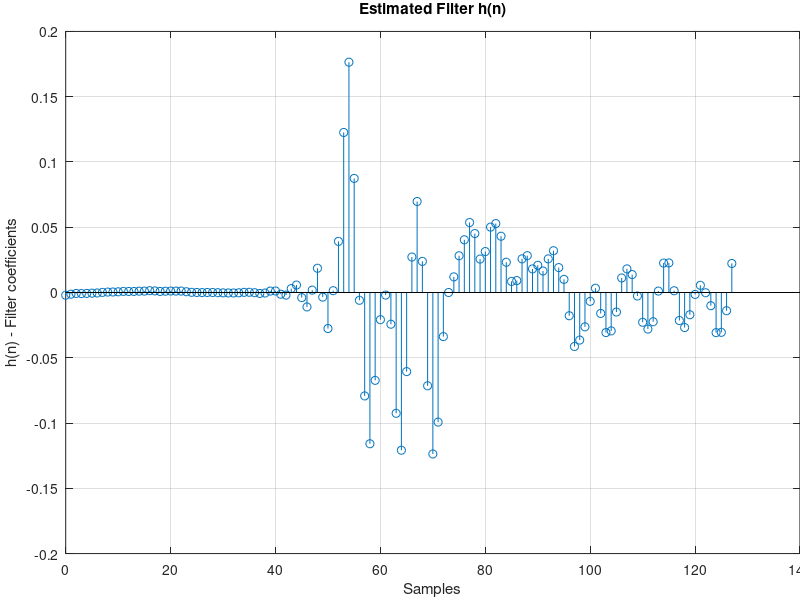
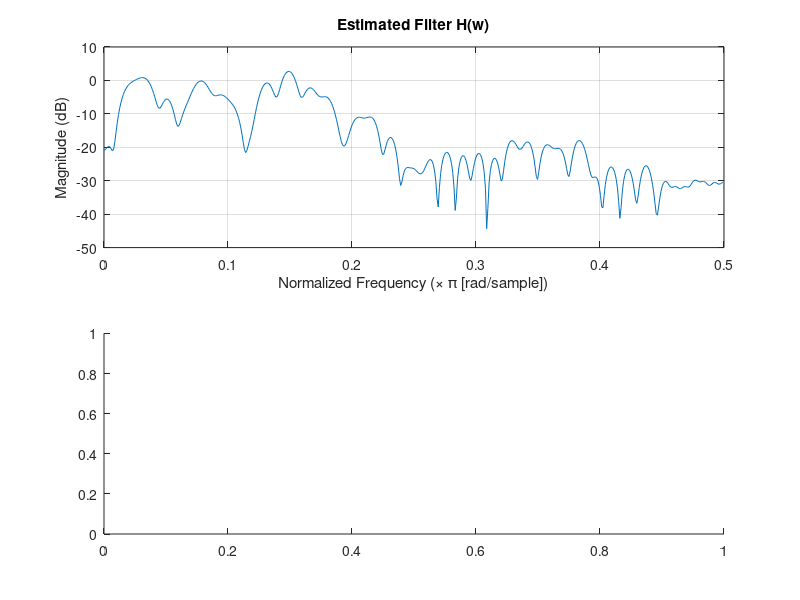

These charts were generated, in order, by the following MATLAB code: (Note: this script raises an error after producing the figures.)

close all;
clc;

h_sin2bb =  [.0022823;
        -.010765;
        -.0189942;
        -.0195269;
        -.0127164;
        -.0050975;
        -.0017596;
        -.00582499;
        -.0134492;
        -.0164455;
        -.0113123;
        .000107059;
        .00946507;
        .00919206;
        -.00113415;
        -.0136399;
        -.0193547;
        -.0160719;
        -.00486039;
        .00508724;
        .00734249;
        .000880262;
        -.0118541;
        -.0200359;
        -.0210711;
        -.0160359;
        -.0103424;
        -.0137948;
        -.0215754;
        -.0265345;
        -.026134;
        -.013655;
        .00329941;
        .0157144;
        .0247854;
        .0250871;
        .0224221;
        .0220214;
        .0199585;
        .019713;
        .0172629;
        .013539;
        .0161644;
        .0245833;
        .0343161;
        .0399742;
        .0402139;
        .0361113;
        .0344097;
        .0384114;
        .0405739;
        .0375015;
        .0298062;
        .0118903;
        -.0148933;
        -.0480136;
        -.076336;
        -.0768985;
        -.0453503;
        -.00188464;
        .0186754;
        .000930592;
        -.0384536;
        -.0689958;
        -.0667909;
        -.0433212;
        -.0300989;
        -.0370603;
        -.0590123;
        -.0735325;
        -.0471073;
        .00744644;
        .068612;
        .111232;
        .0986537;
        .058502;
        .0209664;
        -.00592962;
        -.00787371;
        -.000759247;
        .000331948;
        -.000382725;
        -.00031775;
        9.34573e-5;
        -9.01241e-5;
        -.000641342;
        -.00101676;
        -.000897311;
        -.000275065;
        .000349352;
        .000351448;
        -.000323009;
        -.000974217;
        -.00103001;
        -.000436473;
        .000403975;
        .000967099;
        .000817466;
        5.04233e-5;
        -.000682881;
        -.00105098;
        -.000894036;
        -.000298564;
        .00013839;
        -.000220119;
        -.000913083;
        -.00098678;
        -.000246487;
        .00115744;
        .00225056;
        .00209313;
        .00114718;
        .000408921;
        .000440286;
        .00115373;
        .00182241;
        .00202494;
        .00175423;
        .00115433;
        .000689664;
        .000366708;
        .000159357;
        9.30144e-6;
        4.13063e-6;
        -3.98743e-5;
        -.000633551;
        -.00150708;
        -.00294477];

 h_bb = [.0222325;
        -.0139671;
        -.0305184;
        -.0307636;
        -.0101165;
        -.000200581;
        .00550817;
        -.00149264;
        -.0170492;
        -.0268676;
        -.0214635;
        .00134159;
        .0226597;
        .0225511;
        .00109679;
        -.0224108;
        -.0280385;
        -.0228094;
        -.00268563;
        .0137355;
        .0180825;
        .0111368;
        -.0149742;
        -.0294231;
        -.0306827;
        -.0160451;
        .0032811;
        -.00678058;
        -.026303;
        -.0364341;
        -.0413457;
        -.0178154;
        .0100546;
        .0190829;
        .0319895;
        .0257628;
        .0164719;
        .0208493;
        .0180724;
        .0281953;
        .0257796;
        .00913213;
        .00850601;
        .0231608;
        .0431035;
        .0528096;
        .0500973;
        .0313528;
        .0256348;
        .0451643;
        .0536033;
        .0403724;
        .0281472;
        .0119722;
        9.23611e-6;
        -.0337887;
        -.0992857;
        -.123698;
        -.0714675;
        .0238356;
        .0697147;
        .0271743;
        -.0606042;
        -.120834;
        -.0925527;
        -.0243003;
        -.00196787;
        -.0208312;
        -.0673055;
        -.115875;
        -.0792391;
        -.00596349;
        .0874122;
        .176433;
        .12259;
        .0391578;
        .00138033;
        -.0276105;
        -.00353472;
        .01858;
        .00183158;
        -.0110577;
        -.00393337;
        .00570718;
        .0029915;
        -.00199942;
        -.00130829;
        .00114979;
        .00107999;
        -.000411593;
        -.000745858;
        -.000142838;
        .000160664;
        .000110064;
        -.000227725;
        -.000354958;
        -.00034311;
        -.000254735;
        -.000147984;
        -2.7051e-7;
        1.18658e-5;
        -7.15179e-5;
        1.8272e-5;
        .000132489;
        .000585346;
        .00107692;
        .00106946;
        .00112041;
        .000995935;
        .000797515;
        .00122163;
        .0013991;
        .00106644;
        .00100282;
        .000814768;
        .000801713;
        .000838398;
        .000536345;
        .000387848;
        .000319982;
        8.47191e-5;
        -.000361454;
        -.000511269;
        -.000703714;
        -.000801431;
        -.000726675;
        -.00130935;
        -.00205656];

 h_bb2sin = [.0217461;
        -.0164974;
        -.033708;
        -.0349291;
        -.0127497;
        -.00465969;
        .000563782;
        -.00514913;
        -.0186947;
        -.0285336;
        -.0240213;
        -.00135263;
        .0207963;
        .0212745;
        .000250887;
        -.0229424;
        -.0272256;
        -.0215605;
        -.00101373;
        .0152345;
        .0190469;
        .0126293;
        -.0131939;
        -.0266963;
        -.0273435;
        -.0126104;
        .00654626;
        -.00423189;
        -.0237024;
        -.0319275;
        -.036903;
        -.0138668;
        .013459;
        .0200862;
        .0329395;
        .0266498;
        .0160463;
        .0199025;
        .0150944;
        .0256663;
        .0236577;
        .005528;
        .00469224;
        .0193236;
        .0393915;
        .0495747;
        .0475515;
        .0275647;
        .021408;
        .0431827;
        .0533126;
        .03912;
        .026313;
        .0104934;
        .00237845;
        -.0276268;
        -.0951662;
        -.122519;
        -.0705127;
        .0274033;
        .0743637;
        .0301029;
        -.0589393;
        -.119456;
        -.0895862;
        -.0202064;
        -.000919056;
        -.0213271;
        -.0652799;
        -.1139;
        -.0786366;
        -.00918063;
        .0842757;
        .178637;
        .121702;
        .0356804;
        -.000987128;
        -.0309118;
        -.00630541;
        .015878;
        -.00242786;
        -.0156923;
        -.00609566;
        .0052158;
        .000475123;
        -.00576954;
        -.00350706;
        .00084783;
        .0011167;
        -.000274508;
        .00010957;
        .0016233;
        .00264141;
        .00231896;
        .00231579;
        .00272708;
        .00288061;
        .00336748;
        .00319252;
        .00300285;
        .0030219;
        .0025936;
        .00197251;
        .00117409;
        .000869601;
        .000758443;
        .000597427;
        .000185713;
        -.000718848;
        -.00149134;
        -.00198242;
        -.00209238;
        -.00188984;
        -.00190485;
        -.00192952;
        -.00213428;
        -.00247452;
        -.00243152;
        -.00236441;
        -.00213092;
        -.00174564;
        -.00132817;
        -.00114774;
        -.00120431;
        -.00102358;
        -.000670235;
        -5.95363e-5;
        .000490485];


 h_sin = [.00611868;
        .0078714;
        .00940182;
        .0106632;
        .0116183;
        .0122381;
        .0125087;
        .0124151;
        .0119644;
        .0111676;
        .0100462;
        .00862901;
        .00696222;
        .00508823;
        .00306373;
        .000946229;
        -.00120326;
        -.00332236;
        -.00534974;
        -.00722836;
        -.00890035;
        -.0103194;
        -.0114426;
        -.0122376;
        -.0126813;
        -.0127589;
        -.0124664;
        -.0118132;
        -.0108157;
        -.00950104;
        -.00790918;
        -.00608452;
        -.00407815;
        -.00194941;
        .000243349;
        .00243289;
        .00455866;
        .00655702;
        .00836954;
        .00994616;
        .0112386;
        .0122102;
        .0128282;
        .0130787;
        .0129499;
        .0124454;
        .011578;
        .0103715;
        .00886241;
        .00708973;
        .00510801;
        .00297056;
        .00074363;
        -.00151429;
        -.00373364;
        -.00585271;
        -.00780736;
        -.00954061;
        -.0110041;
        -.0121513;
        -.0129502;
        -.0133754;
        -.0134141;
        -.0130628;
        -.0123311;
        -.0112373;
        -.00981512;
        -.00810332;
        -.00615151;
        -.00401387;
        -.00175253;
        .000567634;
        .00287872;
        .00511458;
        .00720823;
        .0090991;
        .0107315;
        .0120577;
        .0130379;
        .0136425;
        .0138519;
        .0136607;
        .0130699;
        .0120967;
        .0107705;
        .00912412;
        .00720836;
        .00507533;
        .00278774;
        .000411414;
        -.00198554;
        -.00433125;
        -.00656149;
        -.00860753;
        -.0104105;
        -.0119161;
        -.0130812;
        -.0138669;
        -.0142538;
        -.0142251;
        -.0137844;
        -.012939;
        -.0117144;
        -.0101433;
        -.00827141;
        -.00615126;
        -.00384478;
        -.00141808;
        .00105814;
        .00351379;
        .00587455;
        .00807436;
        .0100461;
        .0117331;
        .0130845;
        .014059;
        .0146295;
        .0147744;
        .0144892;
        .0137823;
        .0126686;
        .0111848;
        .00936767;
        .00727125;
        .00495444;
        .00248516;
        -6.73399e-5;
        -.00262758];

%% Question 2_4

f_s = 16000;    % 采样频率 Hz
h = flipud(h_bb);  % 或者使用 h_bb
% h = flipud(h_bb);
[H, w] = freqz(h, 1, 512, f_s); % 计算频率响应

% 找到 f = 440 Hz 对应的索引
f_target = 440;  % 目标频率 Hz
[~, idx] = min(abs(w - f_target)); % 找到最接近目标频率的索引

% 获取对应的 H 值
H_target = H(idx);       % 目标频率处的 H 值
magnitude_H = abs(H_target);         % 幅度
phase_H = angle(H_target) * 180 / pi; % 相位，转为角度

% 显示结果
disp('For H_bb(f)')
disp(['At f = ' num2str(f_target) ' Hz:']);
disp(['Magnitude = ' num2str(magnitude_H)]);
disp(['Phase (degrees) = ' num2str(phase_H)]);

% 绘图
figure('Color','white');
stem(0:numel(h)-1, h); grid on;
xlabel 'Samples', ylabel 'h(n) - Filter coefficients', title 'Estimated Filter h(n)';
set(gca,'LooseInset',get(gca,'TightInset'));

figure('Color','white');
subplot(2,1,1);
plot(w/f_s, 20*log10(abs(H))); grid on;
xlabel 'Normalized Frequency (\times \pi [rad/sample])', ylabel 'Magnitude (dB)', title 'Estimated Filter H(w)';
subplot(2,1,2)
plot(w/f_s, 180/pi*wrapToPi(angle(H))); grid on;
xlabel 'Normalized Frequency (\times \pi [rad/sample])', ylabel 'Phase (degrees)';
set(gca,'LooseInset',get(gca,'TightInset'));